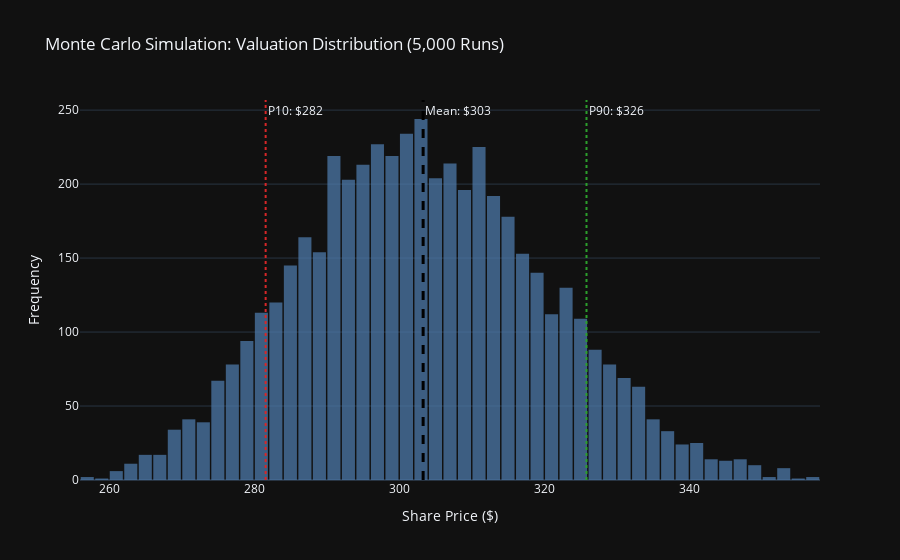

The notebook cell saved with this chart:
### Code cell
import numpy as np
import pandas as pd
import plotly.express as px
import plotly.graph_objects as go

# --- 1. DEFINE SIMULATION PARAMETERS ---
SIMULATIONS = 5000  # Number of runs
np.random.seed(42)  # For reproducibility

# Helper to generate distributions based on your 3 scenarios
def get_triangular_dist(param_name):
    """
    Creates a distribution using Bear as Min, Base as Mode, Bull as Max.
    Handles cases where Bear > Bull (like WACC) automatically.
    """
    val1 = bear_params[param_name]
    val2 = base_params[param_name]
    val3 = bull_params[param_name]
    
    mn = min(val1, val2, val3)
    mx = max(val1, val2, val3)
    mode = val2 # Base case is always the peak (mode)
    
    # If all 3 are identical, return constant array to avoid errors
    if mn == mx:
        return np.full(SIMULATIONS, mode)
        
    return np.random.triangular(left=mn, mode=mode, right=mx, size=SIMULATIONS)

# --- 2. GENERATE INPUTS ---
# We flex only the variables that actually differ between your scenarios
sim_data = {
    # Valuation / Macro
    'wacc': get_triangular_dist('wacc'),
    
    # Search Physics
    'search_vol_growth': get_triangular_dist('search_vol_growth'),
    'cpc_shock': get_triangular_dist('cpc_shock'),
    'ctr_multiplier': get_triangular_dist('ctr_multiplier'),
    'cvr_multiplier': get_triangular_dist('cvr_multiplier'),
    
    # Segments
    'adsense_growth': get_triangular_dist('adsense_growth'),
    
    # Note: Variables like Tax Rate or Shares are constant across your 3 scenarios,
    # so we don't need to simulate them unless you want to add artificial variance.
}

# --- 3. RUN SIMULATION ---
results = []

print(f"Running {SIMULATIONS} simulations...")

for i in range(SIMULATIONS):
    # Start with base params as the template
    iteration_params = base_params.copy()
    
    # Overwrite with the specific simulated values for this run
    for key, values in sim_data.items():
        iteration_params[key] = values[i]
        
    # Run Model
    # Note: We use [0] to grab just the price from your function return
    share_price = run_valuation_model(iteration_params)[0]
    results.append(share_price)

# --- 4. ANALYZE RESULTS ---
sim_results = np.array(results)

mean_price = np.mean(sim_results)
median_price = np.median(sim_results)
p10 = np.percentile(sim_results, 10) # 10% chance it's lower than this (Downside Risk)
p90 = np.percentile(sim_results, 90) # 10% chance it's higher than this (Upside Potential)

print(f"--- Results ---")
print(f"Mean Price:   ${mean_price:.2f}")
print(f"Median Price: ${median_price:.2f}")
print(f"10th % (Bearish boundary): ${p10:.2f}")
print(f"90th % (Bullish boundary): ${p90:.2f}")

# --- 5. PLOT HISTOGRAM ---
fig = px.histogram(
    x=sim_results, 
    nbins=60, 
    title="Monte Carlo Simulation: Valuation Distribution (5,000 Runs)",
    labels={'x': 'Share Price ($)'},
    opacity=0.75,
    color_discrete_sequence=['#4C78A8']
)

# Add vertical lines for key statistics
fig.add_vline(x=mean_price, line_width=3, line_dash="dash", line_color="black", annotation_text=f"Mean: ${mean_price:.0f}")
fig.add_vline(x=p10, line_width=2, line_dash="dot", line_color="#d62728", annotation_text=f"P10: ${p10:.0f}")
fig.add_vline(x=p90, line_width=2, line_dash="dot", line_color="#2ca02c", annotation_text=f"P90: ${p90:.0f}")

# Clean up layout
fig.update_layout(
    yaxis_title="Frequency",
    bargap=0.1,
    showlegend=False
)

fig.show()

### Figure 1 — Plotly figure (JSON) as saved in the notebook; plotly's stock layout.template omitted (floating-point values rounded to 4 significant figures; data arrays with more than 128 entries replaced by an {"elided": "..."} marker saying what was removed)
{"data": [{"bingroup": "x", "hovertemplate": "Share Price ($)=%{x}<br>count=%{y}<extra></extra>", "legendgroup": "", "marker": {"color": "#4C78A8", "opacity": 0.75, "pattern": {"shape": ""}}, "name": "", "nbinsx": 60, "orientation": "v", "showlegend": false, "x": {"elided": "5000 float values"}, "xaxis": "x", "yaxis": "y", "type": "histogram"}], "layout": {"xaxis": {"anchor": "y", "domain": [0.0, 1.0], "title": {"text": "Share Price ($)"}}, "yaxis": {"anchor": "x", "domain": [0.0, 1.0], "title": {"text": "Frequency"}}, "legend": {"tracegroupgap": 0}, "title": {"text": "Monte Carlo Simulation: Valuation Distribution (5,000 Runs)"}, "barmode": "relative", "shapes": [{"line": {"color": "black", "dash": "dash", "width": 3}, "type": "line", "x0": 303.3, "x1": 303.3, "xref": "x", "y0": 0, "y1": 1, "yref": "y domain"}, {"line": {"color": "#d62728", "dash": "dot", "width": 2}, "type": "line", "x0": 281.6, "x1": 281.6, "xref": "x", "y0": 0, "y1": 1, "yref": "y domain"}, {"line": {"color": "#2ca02c", "dash": "dot", "width": 2}, "type": "line", "x0": 325.8, "x1": 325.8, "xref": "x", "y0": 0, "y1": 1, "yref": "y domain"}], "annotations": [{"showarrow": false, "text": "Mean: $303", "x": 303.3, "xanchor": "left", "xref": "x", "y": 1, "yanchor": "top", "yref": "y domain"}, {"showarrow": false, "text": "P10: $282", "x": 281.6, "xanchor": "left", "xref": "x", "y": 1, "yanchor": "top", "yref": "y domain"}, {"showarrow": false, "text": "P90: $326", "x": 325.8, "xanchor": "left", "xref": "x", "y": 1, "yanchor": "top", "yref": "y domain"}], "bargap": 0.1, "showlegend": false}}
